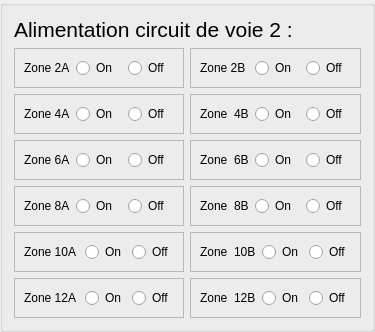
         <widget class="QGroupBox" name="groupBox_3">
          <property name="title">
           <string/>
          </property>
          <layout class="QGridLayout" name="gridLayout_4">
           <item row="1" column="0">
            <widget class="QFrame" name="Z2A">
             <property name="frameShape">
              <enum>QFrame::Shape::StyledPanel</enum>
             </property>
             <property name="frameShadow">
              <enum>QFrame::Shadow::Raised</enum>
             </property>
             <layout class="QGridLayout" name="gridLayout_26">
              <item row="0" column="2">
               <widget class="QRadioButton" name="radioButton_62">
                <property name="text">
                 <string>Off</string>
                </property>
               </widget>
              </item>
              <item row="0" column="1">
               <widget class="QRadioButton" name="radioButton_63">
                <property name="text">
                 <string>On</string>
                </property>
               </widget>
              </item>
              <item row="0" column="0">
               <widget class="QLabel" name="label_26">
                <property name="text">
                 <string>Zone 2A</string>
                </property>
               </widget>
              </item>
             </layout>
            </widget>
           </item>
           <item row="3" column="0">
            <widget class="QFrame" name="Z6A">
             <property name="frameShape">
              <enum>QFrame::Shape::StyledPanel</enum>
             </property>
             <property name="frameShadow">
              <enum>QFrame::Shadow::Raised</enum>
             </property>
             <layout class="QGridLayout" name="gridLayout_24">
              <item row="0" column="2">
               <widget class="QRadioButton" name="radioButton_59">
                <property name="text">
                 <string>Off</string>
                </property>
               </widget>
              </item>
              <item row="0" column="1">
               <widget class="QRadioButton" name="radioButton_61">
                <property name="text">
                 <string>On</string>
                </property>
               </widget>
              </item>
              <item row="0" column="0">
               <widget class="QLabel" name="label_24">
                <property name="text">
                 <string>Zone 6A</string>
                </property>
               </widget>
              </item>
             </layout>
            </widget>
           </item>
           <item row="1" column="1">
            <widget class="QFrame" name="Z2B">
             <property name="frameShape">
              <enum>QFrame::Shape::StyledPanel</enum>
             </property>
             <property name="frameShadow">
              <enum>QFrame::Shadow::Raised</enum>
             </property>
             <layout class="QGridLayout" name="gridLayout_23">
              <item row="0" column="1">
               <widget class="QRadioButton" name="radioButton_60">
                <property name="text">
                 <string>On</string>
                </property>
               </widget>
              </item>
              <item row="0" column="0">
               <widget class="QLabel" name="label_23">
                <property name="text">
                 <string>Zone 2B </string>
                </property>
               </widget>
              </item>
              <item row="0" column="2">
               <widget class="QRadioButton" name="radioButton_58">
                <property name="text">
                 <string>Off</string>
                </property>
               </widget>
              </item>
             </layout>
            </widget>
           </item>
           <item row="2" column="1">
            <widget class="QFrame" name="Z4B">
             <property name="frameShape">
              <enum>QFrame::Shape::StyledPanel</enum>
             </property>
             <property name="frameShadow">
              <enum>QFrame::Shadow::Raised</enum>
             </property>
             <layout class="QGridLayout" name="gridLayout_25">
              <item row="0" column="2">
               <widget class="QRadioButton" name="radioButton_64">
                <property name="text">
                 <string>Off</string>
                </property>
               </widget>
              </item>
              <item row="0" column="0">
               <widget class="QLabel" name="label_25">
                <property name="text">
                 <string>Zone  4B</string>
                </property>
               </widget>
              </item>
              <item row="0" column="1">
               <widget class="QRadioButton" name="radioButton_66">
                <property name="text">
                 <string>On</string>
                </property>
               </widget>
              </item>
             </layout>
            </widget>
           </item>
           <item row="5" column="1">
            <widget class="QFrame" name="Z10B">
             <property name="frameShape">
              <enum>QFrame::Shape::StyledPanel</enum>
             </property>
             <property name="frameShadow">
              <enum>QFrame::Shadow::Raised</enum>
             </property>
             <layout class="QGridLayout" name="gridLayout_32">
              <item row="0" column="3">
               <widget class="QRadioButton" name="radioButton_85">
                <property name="text">
                 <string>Off</string>
                </property>
               </widget>
              </item>
              <item row="0" column="2">
               <widget class="QRadioButton" name="radioButton_87">
                <property name="text">
                 <string>On</string>
                </property>
               </widget>
              </item>
              <item row="0" column="1">
               <widget class="QLabel" name="label_32">
                <property name="text">
                 <string>Zone  10B</string>
                </property>
               </widget>
              </item>
             </layout>
            </widget>
           </item>
           <item row="4" column="0">
            <widget class="QFrame" name="Z8A">
             <property name="frameShape">
              <enum>QFrame::Shape::StyledPanel</enum>
             </property>
             <property name="frameShadow">
              <enum>QFrame::Shadow::Raised</enum>
             </property>
             <layout class="QGridLayout" name="gridLayout_28">
              <item row="0" column="0">
               <widget class="QLabel" name="label_28">
                <property name="text">
                 <string>Zone 8A</string>
                </property>
               </widget>
              </item>
              <item row="0" column="2">
               <widget class="QRadioButton" name="radioButton_65">
                <property name="text">
                 <string>Off</string>
                </property>
               </widget>
              </item>
              <item row="0" column="1">
               <widget class="QRadioButton" name="radioButton_67">
                <property name="text">
                 <string>On</string>
                </property>
               </widget>
              </item>
             </layout>
            </widget>
           </item>
           <item row="3" column="1">
            <widget class="QFrame" name="Z6B">
             <property name="frameShape">
              <enum>QFrame::Shape::StyledPanel</enum>
             </property>
             <property name="frameShadow">
              <enum>QFrame::Shadow::Raised</enum>
             </property>
             <layout class="QGridLayout" name="gridLayout_27">
              <item row="1" column="1">
               <widget class="QRadioButton" name="radioButton_72">
                <property name="text">
                 <string>On</string>
                </property>
               </widget>
              </item>
              <item row="1" column="0">
               <widget class="QLabel" name="label_27">
                <property name="text">
                 <string>Zone  6B</string>
                </property>
               </widget>
              </item>
              <item row="1" column="2">
               <widget class="QRadioButton" name="radioButton_70">
                <property name="text">
                 <string>Off</string>
                </property>
               </widget>
              </item>
             </layout>
            </widget>
           </item>
           <item row="6" column="0">
            <widget class="QFrame" name="Z12A">
             <property name="frameShape">
              <enum>QFrame::Shape::StyledPanel</enum>
             </property>
             <property name="frameShadow">
              <enum>QFrame::Shadow::Raised</enum>
             </property>
             <layout class="QGridLayout" name="gridLayout_33">
              <item row="0" column="2">
               <widget class="QRadioButton" name="radioButton_74">
                <property name="text">
                 <string>Off</string>
                </property>
               </widget>
              </item>
              <item row="0" column="1">
               <widget class="QRadioButton" name="radioButton_75">
                <property name="text">
                 <string>On</string>
                </property>
               </widget>
              </item>
              <item row="0" column="0">
               <widget class="QLabel" name="label_34">
                <property name="text">
                 <string>Zone 12A </string>
                </property>
               </widget>
              </item>
             </layout>
            </widget>
           </item>
           <item row="2" column="0">
            <widget class="QFrame" name="Z4A">
             <property name="frameShape">
              <enum>QFrame::Shape::StyledPanel</enum>
             </property>
             <property name="frameShadow">
              <enum>QFrame::Shadow::Raised</enum>
             </property>
             <layout class="QGridLayout" name="gridLayout_29">
              <item row="0" column="2">
               <widget class="QRadioButton" name="radioButton_68">
                <property name="text">
                 <string>Off</string>
                </property>
               </widget>
              </item>
              <item row="0" column="1">
               <widget class="QRadioButton" name="radioButton_69">
                <property name="text">
                 <string>On</string>
                </property>
               </widget>
              </item>
              <item row="0" column="0">
               <widget class="QLabel" name="label_31">
                <property name="text">
                 <string>Zone 4A</string>
                </property>
               </widget>
              </item>
             </layout>
            </widget>
           </item>
           <item row="5" column="0">
            <widget class="QFrame" name="Z10A">
             <property name="frameShape">
              <enum>QFrame::Shape::StyledPanel</enum>
             </property>
             <property name="frameShadow">
              <enum>QFrame::Shadow::Raised</enum>
             </property>
             <layout class="QGridLayout" name="gridLayout_31">
              <item row="0" column="2">
               <widget class="QRadioButton" name="radioButton_71">
                <property name="text">
                 <string>Off</string>
                </property>
               </widget>
              </item>
              <item row="0" column="1">
               <widget class="QRadioButton" name="radioButton_73">
                <property name="text">
                 <string>On</string>
                </property>
               </widget>
              </item>
              <item row="0" column="0">
               <widget class="QLabel" name="label_33">
                <property name="text">
                 <string>Zone 10A </string>
                </property>
               </widget>
              </item>
             </layout>
            </widget>
           </item>
           <item row="0" column="0" colspan="2">
            <widget class="QLabel" name="label_22">
             <property name="font">
              <font>
               <pointsize>16</pointsize>
              </font>
             </property>
             <property name="text">
              <string>Alimentation circuit de voie 2 :</string>
             </property>
            </widget>
           </item>
           <item row="4" column="1">
            <widget class="QFrame" name="Z8B">
             <property name="frameShape">
              <enum>QFrame::Shape::StyledPanel</enum>
             </property>
             <property name="frameShadow">
              <enum>QFrame::Shadow::Raised</enum>
             </property>
             <layout class="QHBoxLayout" name="horizontalLayout_6">
              <item>
               <widget class="QLabel" name="label_29">
                <property name="text">
                 <string>Zone  8B</string>
                </property>
               </widget>
              </item>
              <item>
               <widget class="QRadioButton" name="radioButton_78">
                <property name="text">
                 <string>On</string>
                </property>
               </widget>
              </item>
              <item>
               <widget class="QRadioButton" name="radioButton_76">
                <property name="text">
                 <string>Off</string>
                </property>
               </widget>
              </item>
             </layout>
            </widget>
           </item>
           <item row="6" column="1">
            <widget class="QFrame" name="Z12B">
             <property name="frameShape">
              <enum>QFrame::Shape::StyledPanel</enum>
             </property>
             <property name="frameShadow">
              <enum>QFrame::Shadow::Raised</enum>
             </property>
             <layout class="QGridLayout" name="gridLayout_30">
              <item row="0" column="2">
               <widget class="QRadioButton" name="radioButton_81">
                <property name="text">
                 <string>On</string>
                </property>
               </widget>
              </item>
              <item row="0" column="3">
               <widget class="QRadioButton" name="radioButton_79">
                <property name="text">
                 <string>Off</string>
                </property>
               </widget>
              </item>
              <item row="0" column="1">
               <widget class="QLabel" name="label_30">
                <property name="text">
                 <string>Zone  12B</string>
                </property>
               </widget>
              </item>
             </layout>
            </widget>
           </item>
          </layout>
         </widget>
